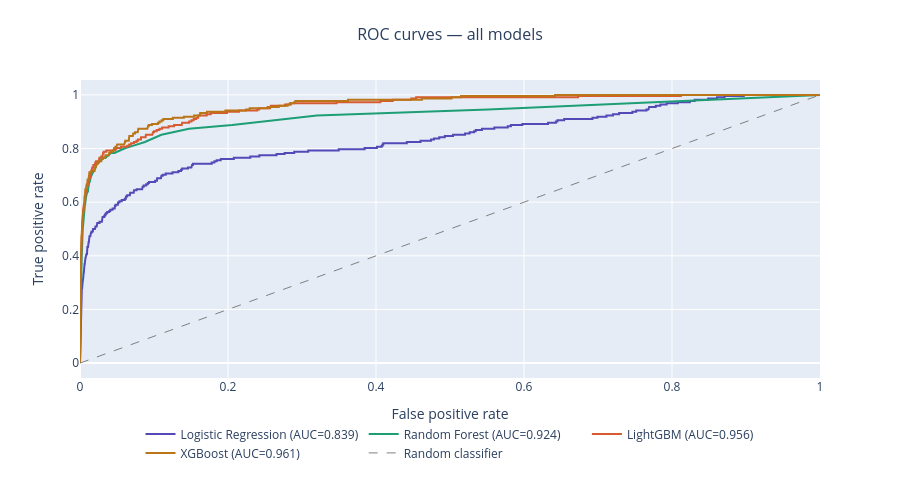

Notebook cell for this chart:
### Markdown cell above
### 5b. ROC Curves

ROC curves compare how well each model separates fraudulent transactions from legitimate transactions.

A curve closer to the top-left corner means the model has stronger separation ability.

ROC-AUC is useful for comparing models, but it should not be the only metric used because fraud is highly imbalanced.

### Code cell
# ============================================================
# ROC Curves for All Models
# ============================================================

colors = [LEGIT_COLOR, NEUTRAL_COLOR, FRAUD_COLOR, AMBER_COLOR]

fig = go.Figure()

for i, (name, v) in enumerate(results.items()):
    color = colors[i % len(colors)]

    fpr, tpr, _ = roc_curve(y_test, v["y_prob"])

    fig.add_trace(
        go.Scatter(
            x=fpr,
            y=tpr,
            mode="lines",
            name=f'{name} (AUC={v["roc_auc"]:.3f})',
            line=dict(color=color, width=2),
            hovertemplate="FPR: %{x:.3f}<br>TPR: %{y:.3f}<extra></extra>",
        )
    )

fig.add_trace(
    go.Scatter(
        x=[0, 1],
        y=[0, 1],
        mode="lines",
        line=dict(color="gray", dash="dash", width=1),
        showlegend=True,
        name="Random classifier",
    )
)

fig.update_layout(
    title=dict(
        text="ROC curves — all models",
        x=0.5,
        font_size=16,
    ),
    xaxis=dict(title="False positive rate"),
    yaxis=dict(title="True positive rate"),
    showlegend=True,
    legend=dict(
        orientation="h",
        yanchor="bottom",
        y=-0.3,
        xanchor="center",
        x=0.5,
        itemclick="toggle",
        itemdoubleclick="toggleothers",
    ),
    height=480,
    margin=dict(t=80, b=100),
)

fig.show()

### Figure 1 — Plotly figure (JSON) as saved in the notebook; plotly's stock layout.template omitted (floating-point values rounded to 4 significant figures; data arrays with more than 128 entries replaced by an {"elided": "..."} marker saying what was removed)
{"data": [{"hovertemplate": "FPR: %{x:.3f}<br>TPR: %{y:.3f}<extra></extra>", "line": {"color": "#534AB7", "width": 2}, "mode": "lines", "name": "Logistic Regression (AUC=0.839)", "type": "scatter", "x": {"elided": "357 float values"}, "y": {"elided": "357 float values"}}, {"hovertemplate": "FPR: %{x:.3f}<br>TPR: %{y:.3f}<extra></extra>", "line": {"color": "#1D9E75", "width": 2}, "mode": "lines", "name": "Random Forest (AUC=0.924)", "type": "scatter", "x": {"elided": "156 float values"}, "y": {"elided": "156 float values"}}, {"hovertemplate": "FPR: %{x:.3f}<br>TPR: %{y:.3f}<extra></extra>", "line": {"color": "#D85A30", "width": 2}, "mode": "lines", "name": "LightGBM (AUC=0.956)", "type": "scatter", "x": {"elided": "274 float values"}, "y": {"elided": "274 float values"}}, {"hovertemplate": "FPR: %{x:.3f}<br>TPR: %{y:.3f}<extra></extra>", "line": {"color": "#BA7517", "width": 2}, "mode": "lines", "name": "XGBoost (AUC=0.961)", "type": "scatter", "x": {"elided": "286 float values"}, "y": {"elided": "286 float values"}}, {"line": {"color": "gray", "dash": "dash", "width": 1}, "mode": "lines", "name": "Random classifier", "showlegend": true, "type": "scatter", "x": [0, 1], "y": [0, 1]}], "layout": {"height": 480, "legend": {"itemclick": "toggle", "itemdoubleclick": "toggleothers", "orientation": "h", "x": 0.5, "xanchor": "center", "y": -0.3, "yanchor": "bottom"}, "margin": {"b": 100, "t": 80}, "showlegend": true, "title": {"font": {"size": 16}, "text": "ROC curves — all models", "x": 0.5}, "xaxis": {"title": {"text": "False positive rate"}}, "yaxis": {"title": {"text": "True positive rate"}}}}
